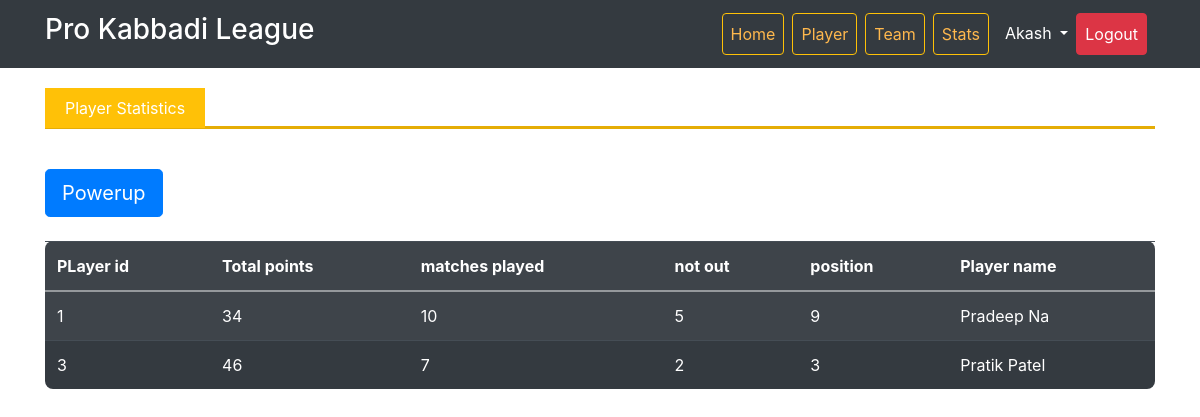
/PHP/stats.php (signed in), run on the app's committed database.
### tables this page shows
CREATE TABLE `register` (
  `name` varchar(100) NOT NULL,
  `user` varchar(100) NOT NULL,
  `city` varchar(100) NOT NULL,
  `dob` date NOT NULL,
  `password` varchar(100) NOT NULL
);

CREATE TABLE `stats` (
  `id` int(2) NOT NULL,
  `mat_played` int(5) NOT NULL,
  `not_out` int(5) NOT NULL,
  `pos` int(5) NOT NULL,
  `tot_point` int(5) NOT NULL,
  `pname` varchar(20) NOT NULL
);

### PHP/stats.php (the view, shortened to what this page needs)
<!DOCTYPE html>
<html lang="en">
<head>
  <link rel="stylesheet" href="css/bootstrap.css">
  <link rel="stylesheet" href="ms2.css">
  <link rel="stylesheet" href="https://stackpath.bootstrapcdn.com/bootstrap/4.3.1/css/bootstrap.min.css">
</head>
<body data-spy="scroll" data-target=".navbar">
<div id="Header">
<nav class="navbar navbar-expand-sm navbar-dark bg-dark fixed-top">
  <div class="container">
 <span class="navbar-brand"><h3>Pro Kabbadi League</h3></span>
 <div class="collapse navbar-collapse" id="navbar">
   <ul class="navbar-nav ml-auto">
     <li class="nav-item mr-2"><a href="login.php" name="About" class="nav-link btn btn-outline-warning">Home</a></li>
     <li class="nav-item mr-2"><a href="player.php" class="nav-link btn btn-outline-warning">Player</a></li>
     <li class="nav-item mr-2"><a href="team.php" class="nav-link btn btn-outline-warning">Team</a></li>
     <li class="nav-item mr-2"><a href="#" class="nav-link btn btn-outline-warning">Stats</a></li>
      <?php
      $connection = mysqli_connect("localhost","root","","kabaddi");
      $entry_database = "register";
       $y=$_SESSION['uid1'];
      $query="SELECT * FROM $entry_database where user='$y';";
      $query_run=mysqli_query($connection,$query);
      while($row=mysqli_fetch_assoc($query_run)) {
        ?>
        <li class="nav-item dropdown">
        <a class="nav-link dropdown-toggle text-white" href="#" id="navbarDropdown" role="button" data-toggle="dropdown" aria-haspopup="true" aria-expanded="false">
          <?php echo $row['name'];?>
        </a>
         <?php
       }
         ?>
         </li>
      <li class="nav-item mr-2"><a href="log.php" class="nav-link btn btn-danger text-white">Logout</a></li>
   </ul>
 </div>
  </div>
</nav>
</div>
<br><br>
<div id="Experience">
<div class="container mt-5">
<span class="bg-warning text-white">Player Statistics</span><hr class="bg-warning"><br>
<a href="store.php"><button class="btn btn-lg btn-primary text-white">Powerup</button></a><br><br>
<div class="row">
  <div class="container cv">
    <table class="table table-dark table-striped">
    <thead-light>
      <tr>
        <th scope="col">PLayer id</th>
        <th scope="col">Total points</th>
        <th scope="col">matches played</th>
        <th scope="col">not out</th>
        <th scope="col">position</th>
        <th scope="col">Player name</th>
      </tr>
      <tbody>
        <?php
        $connection = mysqli_connect("localhost","root","","kabaddi");
        $entry_database = "stats";
        $query="SELECT * FROM $entry_database";
        $query_run=mysqli_query($connection,$query);
        while($row=mysqli_fetch_assoc($query_run)) {
          ?>
    <tr>
        <td><?php echo $row['id'];?></td>
        <td><?php echo $row['tot_point'];?></td>
        <td><?php echo $row['mat_played'];?></td>
        <td><?php echo $row['not_out'];?></td>
        <td><?php echo $row['pos'];?></td>
        <td><?php echo $row['pname'];?></td>
        <?php
      }
?>
         </tr>
    </tbody>
  </table>
  </div></div>
</div>
<br><br>
</html>

### CSS/ms2.css (style rules this page uses)
#Header a { color: #ffb84d; }
#Experience span { padding: 10px 20px 10px 20px; }
#Experience hr { border-width: 3px; margin-top: 6px; }
table { border-radius: 8px; }

### data on the page
register: name "Akash"
stats: id "1", tot_point "34", mat_played "10", not_out "5", pos "9", pname "Pradeep Na"
stats: id "3", tot_point "46", mat_played "7", not_out "2", pos "3", pname "Pratik Patel"
